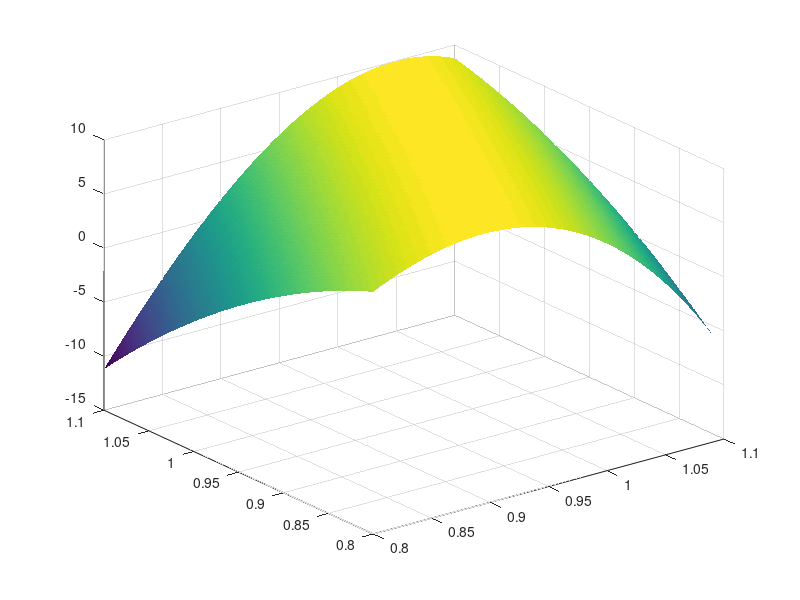

MATLAB code to generate this figure:
function [] = plot_rosenbrock()
g0 = linspace(0,1);
g0 = g0*0.3 + 0.8;
[x,y] = meshgrid(g0, g0);
z = 10 - 100*(y - x.^2).^2 - (1 - x).^2;
surf(x,y,z, 'EdgeColor', 'none' );
end